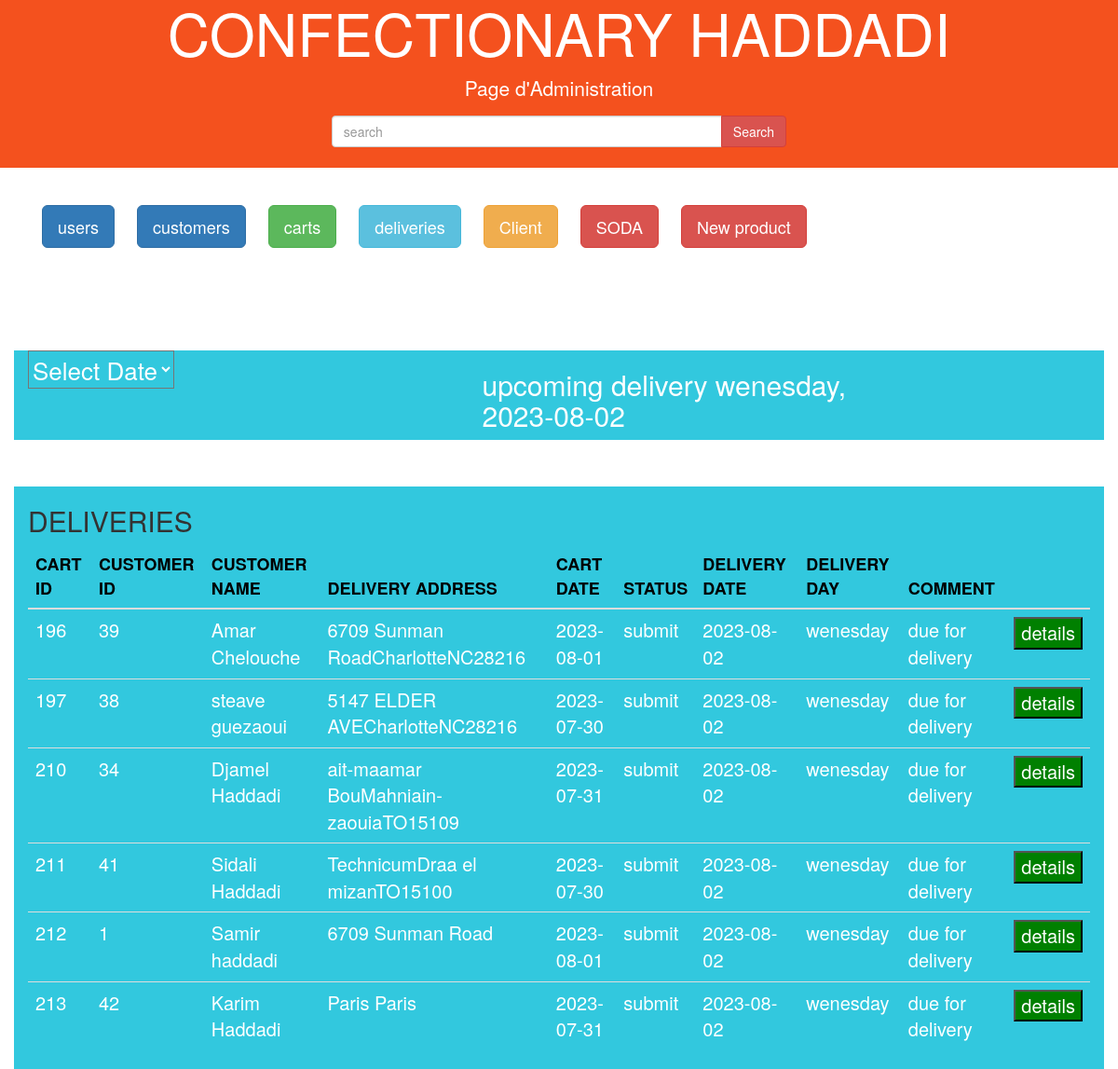
The page /delivery (signed in) on the database its author committed.
### tables this page shows
CREATE TABLE deliveries (
   cart_id INTEGER NOT NULL,
   customer_id INTEGER NOT NULL,
   customername text(120),
   delivery_address varchar(150) NOT NULL,
   delivery_date date not null,
   note text(200) , delivery_day text(50),
   FOREIGN KEY (cart_id) REFERENCES carts(id),
   FOREIGN KEY (customer_id) REFERENCES customers (user_id)
);

CREATE TABLE carts (
  id INTEGER PRIMARY KEY  AUTOINCREMENT NOT NULL ,
  customer_id INTEGER NOT NULL,
  customername text(120) NOT NULL,
  total_cost decimal(10,2) NOT NULL,
  product_units integer NOT NULL,
  total_units integer NOT NULL,
  address text(120) NOT NULL ,
  status text(100) NOT NULL ,
  date date  NOT NULL , comment text(150),
  FOREIGN KEY (customer_id) REFERENCES customers (`user_id`) ON DELETE NO ACTION ON UPDATE NO ACTION
);

### app.py (the view, shortened to what this page needs)
@app.route("/delivery", methods=["GET","POST"])
@login_admin_required
def delivery():
       delivery_dates = db.execute( "select delivery_date from deliveries group by delivery_date order by delivery_date DESC ")
       return render_template("customer.html",delivery_date = generate_delivery_date(),deliveries = get_deliveries(db,delivery_dates[0]["delivery_date"]),open_delivery_window = not open_order_window(), delivery_dates = get_delivery_dates(db))

### helper.py (called while the page is built)
def login_admin_required(f):
    @wraps(f)
    def decorated_function(*args, **kwargs):
        if session.get("user_id") != 1:
            return redirect("/")
        return f(*args, **kwargs)
    return decorated_function

def generate_delivery_date():
    date = datetime.today().date()
    day = datetime.today().weekday()
    if day <= 2 :
        delivery_day = "wenesday"
        due_date = date + timedelta(days=2-day)
    else:
        delivery_day = "sunday"
        due_date = date + timedelta(days=6-day)
    delivery_date = {}
    delivery_date["day"] = delivery_day
    delivery_date["date"] = due_date
    return delivery_date

def open_order_window():
    day = datetime.today().weekday()
    return ((day != 2) and (day != 6))

def get_deliveries(db,date):
    return db.execute("select * from deliveries join carts on carts.id == deliveries.cart_id where delivery_date = ? ",date)

def get_delivery_dates(db):
    return db.execute("select delivery_date from deliveries group by delivery_date order by delivery_date DESC")

### templates/customer.html (shortened to what this page needs)
<!DOCTYPE html>
<html lang="en">
    <head>
      <link rel="stylesheet" href="https://maxcdn.bootstrapcdn.com/bootstrap/3.4.1/css/bootstrap.min.css">
      <link rel="stylesheet" href="static/product.css">
      <link rel="stylesheet" href="https://cdnjs.cloudflare.com/ajax/libs/font-awesome/4.7.0/css/font-awesome.min.css">
    </head>
    <body>
      <div class="jumbotron text-center"  style="min-width:550px;" >
        <h1>CONFECTIONARY HADDADI </h1>
        <p>Page d'Administration</p>
          <form class="form-inline">
            <div class="input-group">
              <input type="text" class="form-control" size="50" placeholder="search" required>
              <div class="input-group-btn">
                <button type="button" class="btn btn-danger">Search</button>
              </div>
            </div>
          </form>
      </div>
      <div class="container-fluid" align-items="center" style="margin-top:50px">
        <form  action="/mycustomer" method ="POST" style="margin-left:20px ; margin-top:-20px" >
          <button style="margin:10px;" type="submit" name="action" value="users" class="btn btn-primary btn-lg">users</button>
          <button style="margin:10px;" type="submit" name="action" value="customers" class="btn btn-primary btn-lg">customers</button>
          <button  style="margin:10px;"type="submit" name="action" value="carts" class="btn btn-success btn-lg">carts</button>
          <button  style="margin:10px;"type="submit" name="action" value="deliveries" class="btn btn-info btn-lg">deliveries</button>
          <button  style="margin:10px;"type="submit" name="action" value="client"class="btn btn-warning btn-lg">Client</button>
          <button  style="margin:10px;"type="submit" name="department" value="soda" class="btn btn-danger btn-lg">SODA</button>
          <button style="margin:10px;" type="submit" name="department" value="new" class="btn btn-danger btn-lg">New product</button>
        </form>
 {% if delivery_dates %}
  <div class= "container" style="background:#32c8de;margin-top:100px">
    <div class="row">
      <div class ="col-md-5 align-items-center">
         <form action="delivery" method="POST" >
          <select id="select" name="date" onchange="form.submit()" style="font-size:26px;background:#32c8de;color:white">
            {% if selected_day %}
            <option id="select_date" style="background:black">{{ selected_date }}</option>
            {% else %}
            <option id="select_date" style="background:black">Select Date</option>
            {% endif %}
          </select>
          </form>
      </div>
      <div class="col-md-5">
        <h2 style="color:white"> upcoming delivery {{ delivery_date.day }}, {{ delivery_date.date }}</h2>
      </div>
    </div>
  </div>
 <div class="container-fluid" style="margin-top:50px;background:#32c8de;">
   <h2>DELIVERIES</h2>
  <table class="table table-hover table-striped">
    <thead>
      <tr>
        <th>CART ID</th>
        <th>CUSTOMER ID</th>
        <th>CUSTOMER NAME</th>
        <th>DELIVERY ADDRESS</th>
        <th>CART DATE</th>
        <th>STATUS</th>
        <th>DELIVERY DATE</th>
        <th>DELIVERY DAY</th>
        <th>COMMENT</th>
        <th></th>
      </tr>
    </thead>
    <tbody>
      {% for delivery in deliveries %}
        <tr>
            <td>{{ delivery.cart_id }}</td>
            <td>{{ delivery.customer_id }}</td>
            <td>{{ delivery.customername }}</td>
            <td>{{ delivery.address }}</td>
            <td>{{ delivery.date }}</td>
            <td>{{ delivery.status }}</td>
            <td>{{ delivery.delivery_date }}</td>
            <td>{{ delivery.delivery_day }}</td>
              <td>{{ delivery.note }}</td>
            <td>
              <form action="/delivery" method="post">
                <button type="submit" name="action" value="details" style="background:green;color:white;font-size:20px">details</button>
              </form>
            </td>
      </tr>
      {% endfor %}
    </tbody>
  </table>
 </div>
{% endif %}
</div>
    </body>
    </html>

### static/product.css (style rules this page uses)
.jumbotron { background-color: #f4511e; color: #fff; margin-top:-20px; padding: 0px 0px; height:180px; }
th { font-size:18px; color:black; }
td { background:#32c8de; font-size:20px; color:white; }

### rows shown on the page
deliveries: cart_id "196", customer_id "39", customername "Amar Chelouche", address "6709 Sunman RoadCharlotteNC28216", date "2023-08-01", status "submit", delivery_date "2023-08-02", delivery_day "wenesday", note "due for delivery"
deliveries: cart_id "197", customer_id "38", customername "steave guezaoui", address "5147 ELDER AVECharlotteNC28216", date "2023-07-30", status "submit", delivery_date "2023-08-02", delivery_day "wenesday", note "due for delivery"
deliveries: cart_id "210", customer_id "34", customername "Djamel Haddadi", address "ait-maamar BouMahniain-zaouiaTO15109", date "2023-07-31", status "submit", delivery_date "2023-08-02", delivery_day "wenesday", note "due for delivery"
deliveries: cart_id "211", customer_id "41", customername "Sidali Haddadi", address "TechnicumDraa el mizanTO15100", date "2023-07-30", status "submit", delivery_date "2023-08-02", delivery_day "wenesday", note "due for delivery"
deliveries: cart_id "212", customer_id "1", customername "Samir haddadi", address "6709 Sunman Road", date "2023-08-01", status "submit", delivery_date "2023-08-02", delivery_day "wenesday", note "due for delivery"
deliveries: cart_id "213", customer_id "42", customername "Karim Haddadi", address "Paris Paris", date "2023-07-31", status "submit", delivery_date "2023-08-02", delivery_day "wenesday", note "due for delivery"

### other values the page prints
{{ delivery_date.day }} "wenesday"
{{ delivery_date.date }} "2023-08-02"
